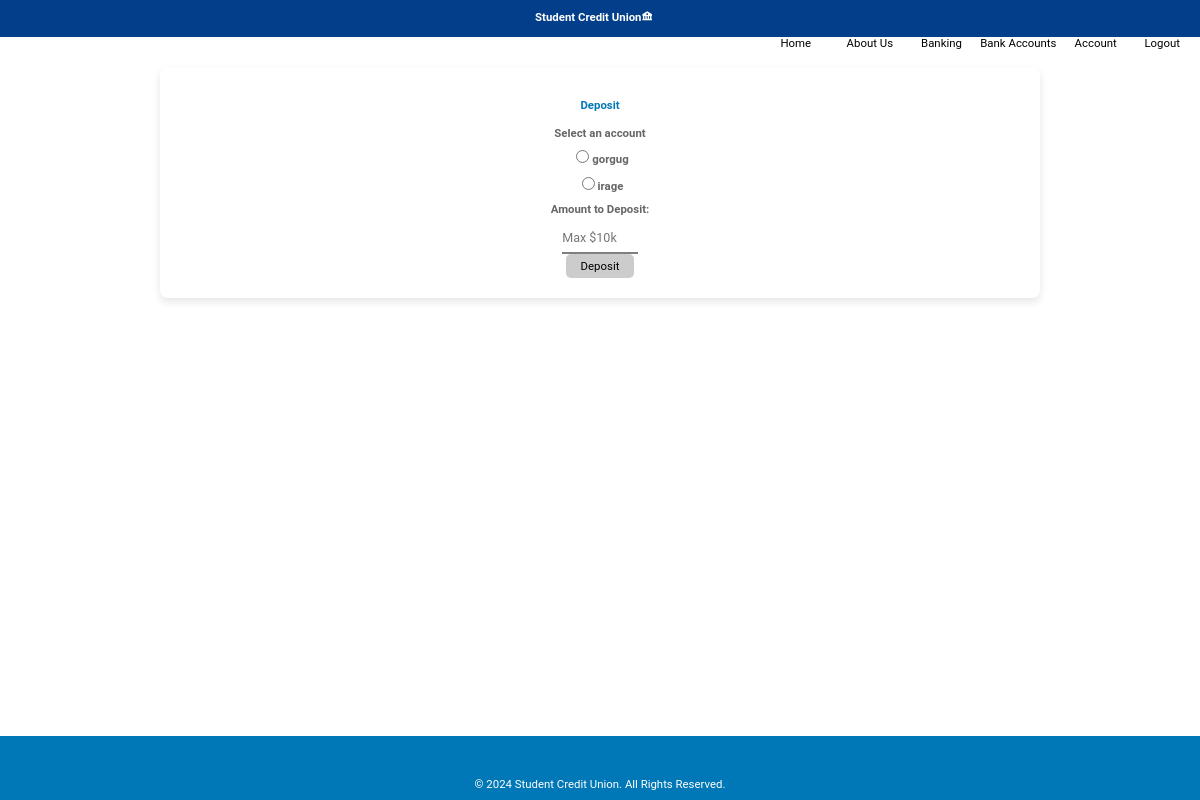
The page /deposit.php (signed in) on the database its author committed.
### tables this page shows
CREATE TABLE `bank_info` (
  `bankID` varchar(10) NOT NULL,
  `address` varchar(50) DEFAULT NULL,
  `city` varchar(20) DEFAULT NULL,
  `zip` int(10) DEFAULT NULL,
  `phone` varchar(20) NOT NULL,
  `routing` int(10) NOT NULL,
  `bank_name` varchar(20) DEFAULT NULL,
  PRIMARY KEY (`bankID`)
);

CREATE TABLE `account` (
  `uid` varchar(50) DEFAULT NULL,
  `type` varchar(20) NOT NULL,
  `balance` decimal(20,2) NOT NULL,
  `accnum` int(20) NOT NULL,
  `accname` varchar(40) DEFAULT NULL,
  `status` tinyint(1) DEFAULT 1,
  PRIMARY KEY (`accnum`),
  KEY `uid` (`uid`),
  CONSTRAINT `account_ibfk_1` FOREIGN KEY (`uid`) REFERENCES `bank_user` (`uid`) ON DELETE CASCADE ON UPDATE CASCADE
);

### deposit.php (the view, shortened to what this page needs)
<?php
include_once ("header.php");
include_once 'includes/dbms.inc.php';
$uid = $_SESSION["uid"] ?? null;
?>
<html lang="en">
<head>
</head>
<body>
<div class="b" style="text-align:center;">
    <form method="POST" action= "deposit.php">
        <?php
        $query = $connection->prepare("SELECT accname, accnum FROM account WHERE uid = ?");
        $query->execute([$uid]);
        $rows = $query->fetchAll(PDO::FETCH_ASSOC);
        if(!$rows){
            echo "<section>";
            echo "<h2> Deposit </h2>";
            echo "<p> No Checking or Saving accounts found </p>";
            echo "</section>";
        }else{
            echo "<section>";
            echo "<h2> Deposit </h2>";
            echo "<label> Select an account </label>";
            echo"<div class='radio-group'>";
            foreach($rows as $row){
                $accname = htmlspecialchars($row["accname"]);
                $accnum = htmlspecialchars($row["accnum"]);
                echo"<label ><input type='radio' name='accnum' value='$accnum' required>$accname</label>";
            }
            echo"</div>";
            echo "<label>Amount to Deposit:</label>";
            echo "<input style ='font-family: inherit;
  width: 9%;
  border: 0;
  border-bottom: 2px solid gray;
  outline: 0;
  font-size: 1.1rem;
  color: black;
  padding: 7px 0;
  background: transparent;
  transition: border-color 0.2s;' type='number' min='1' step='0.01' name='amount'  max='10000' placeholder='Max $10k' required>";
            echo"<br>";
            echo "<input type='submit' name='submit' value='Deposit'>";
            echo "</section>";
        }
        ?>
        </form>
    </div>
</body>
</html>
<?php
include_once ("footer.php");
?>

### header.php (shortened to what this page needs)
<?php
require_once "includes/dbms.inc.php";
$query = $connection->prepare("select * from bank_info");
$query->execute();
$row = $query->fetch(PDO::FETCH_ASSOC);
?>
<!DOCTYPE html>
<html lang="en">
<head>
    <link href='https://unpkg.com/boxicons@2.1.4/css/boxicons.min.css' rel='stylesheet'>
    <link rel="stylesheet" href="css/style.css">
</head>
<body>
    <nav>
        <div style="margin-right:1%;" class="wrapper">
        <h2><?php echo $row['bank_name'];?><i class='bx bxs-bank'></i></h2>
            <ul>
<?php
if (isset($_SESSION['id'])) {
    echo "<li style='display: flex;
    justify-content: space-evenly;
    padding: 0;
    margin: 0;'><a href='logout.php'>Logout</a></li>";
    echo "<li style='display: flex;
    justify-content: space-evenly;
    padding: 0;
    margin: 0;'><a href='account.php'>Account</a></li>";
    echo "<li style='display: flex;
    justify-content: space-evenly;
    padding: 0;
    margin: 0; margin-left:-3vh;'><a href='bankAccount.php'>Bank Accounts</a></li>";
    echo "<li style='display: flex;
    justify-content: space-evenly;
    padding: 0;
    margin: 0;'><a href='banking.php'>Banking</a></li>";
    echo "<li style='display: flex;
    justify-content: space-evenly;
    padding: 0;
    margin: 0;'><a href='aboutUs.php'> About Us</a></li>";
}
?>
                <li style="display: flex;
    justify-content: space-evenly;
    padding: 0;
    margin: 0;"><a href="index.php">Home</a></li>
            </ul>
        </div>
    </nav>

### css/style.css (style rules this page uses)
* { font-family: 'Roboto', sans-serif; font-size:0.95vw; }
body { animation: fadeInAnimation ease 1s; animation-iteration-count: 1; animation-fill-mode: forwards; font-family: 'Roboto', sans-serif; margin: 0; padding: 0; background-color: #f4f4f9; }
.wrapper li { float: inline-end; display: flex; justify-content: space-evenly; padding: 0; margin: 0; }
.wrapper { text-align: right; border: solid 0.3em rgba(0, 0, 0, 0); border-width: thin; }
.wrapper a { text-wrap: nowrap; float: right; font-size: 100%; width: 30%; }
.wrapper h2 { text-align: center; color: white; }
body { color: black; background-color: white; }
ul { list-style-type: none; }
h2 { text-align: center; color: #333333; }
label { font-weight: bold; color: #666666; display: block; margin-bottom: 5px; }
nav, nav { background-color: #023e8a; text-align: center; }
nav a { color: black; margin: 0 15px; text-decoration: none; font-size: 1.2rem; }
section { max-width: 70%; margin: 30px auto; padding: 20px; background-color: white; border-radius : 8px; box-shadow: 0 4px 8px rgba(0, 0, 0, 0.1); }
h2 { color: #0077b6; }

### deposit.php (style rules this page uses)
input[type=submit] { padding:5px 15px; background:#ccc; border:0 none; cursor:pointer; -webkit-border-radius: 5px; border-radius: 5px; }
div.b { line-height: 1.6; }
body { padding:0; margin-bottom:0; margin-top:0; }

### rows shown on the page
bank_info: bank_name "Student Credit Union"
account: accname "gorgug"
account: accname "irage"
